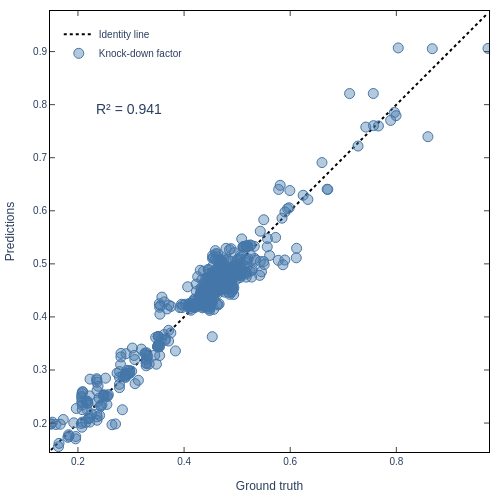

The cell this chart's notebook holds for it:
### Code cell
ground_truth = []
predictions = []
# Load the predictions and ground truth from the prediction files
try:
    prediction_set_directory
except NameError:
    prediction_set_directory = directories["prediction"] / "prediction_set_0"
for result_path in tqdm(
    Path(prediction_set_directory).glob("prediction_sample_*.pkl"),
    desc="Loading predictions",
):
    with open(result_path, "rb") as f:
        result = pickle.load(f)
        predictions.append(result["global_features_out"].detach().cpu().item())
        ground_truth.append(result["global_targets"].detach().cpu().item())


min_value = min(min(predictions), min(ground_truth))
max_value = max(max(predictions), max(ground_truth))

figure = go.Figure()

figure.add_scatter(
    x=[min_value, max_value],
    y=[min_value, max_value],
    mode="lines",
    line_width=2,
    line_color="black",
    line_dash="dot",
    name="Identity line",
)

figure.add_scatter(
    x=ground_truth,
    y=predictions,
    mode="markers",
    name="Knock-down factor",
    # opacity=0.5,
    marker_size=10,
    marker_color="rgba(69, 119, 170, 0.4)",
    marker_line_width=1,
    marker_line_color="rgba(69, 119, 170, 1)",
    hovertemplate="Ground truth: %{x:.4f}<br>Prediction: %{y:.4f}<extra></extra>",
)

figure.add_annotation(
    x=0.1,
    y=0.8,
    xref="paper",
    yref="paper",
    text=f"R² = {r2_score(ground_truth, predictions):.3f}",
    showarrow=False,
    font=dict(size=14),
)

figure.update_layout(
    **plotly_layout,
    xaxis_title="Ground truth",
    yaxis_title="Predictions",
    xaxis_range=[min_value, max_value],
    yaxis_range=[min_value, max_value],
    legend=dict(
        yanchor="top",
        y=0.98,
        xanchor="left",
        x=0.02,
        title_text=None,
        traceorder="normal",
    ),
    width=500,
    height=500,
)

figure.update_yaxes(
    scaleanchor="x",
    scaleratio=1,
)
figure.show(renderer=plotly_renderer)

### Figure 1 — Plotly figure (JSON) as saved in the notebook; plotly's stock layout.template omitted (floating-point values rounded to 4 significant figures; data arrays with more than 128 entries replaced by an {"elided": "..."} marker saying what was removed)
{"data": [{"line": {"color": "black", "dash": "dot", "width": 2}, "mode": "lines", "name": "Identity line", "type": "scatter", "x": [0.1492, 0.9727], "y": [0.1492, 0.9727]}, {"hovertemplate": "Ground truth: %{x:.4f}<br>Prediction: %{y:.4f}<extra></extra>", "marker": {"color": "rgba(69, 119, 170, 0.4)", "line": {"color": "rgba(69, 119, 170, 1)", "width": 1}, "size": 10}, "mode": "markers", "name": "Knock-down factor", "type": "scatter", "x": {"elided": "750 float values"}, "y": {"elided": "750 float values"}}], "layout": {"annotations": [{"font": {"size": 14}, "showarrow": false, "text": "R² = 0.941", "x": 0.1, "xref": "paper", "y": 0.8, "yref": "paper"}], "colorway": ["#4477aa", "#ef6f7f", "#288b39", "#288b39", "#aa3377", "#000000"], "font": {"family": "Arial", "size": 10}, "height": 500, "legend": {"traceorder": "normal", "x": 0.02, "xanchor": "left", "y": 0.98, "yanchor": "top"}, "margin": {"b": 40, "l": 40, "r": 10, "t": 10}, "width": 500, "xaxis": {"linecolor": "black", "mirror": "allticks", "range": [0.1492, 0.9727], "showgrid": false, "showline": true, "ticks": "inside", "title": {"text": "Ground truth"}, "zeroline": false}, "yaxis": {"automargin": true, "linecolor": "black", "mirror": "allticks", "range": [0.1492, 0.9727], "scaleanchor": "x", "scaleratio": 1, "showgrid": false, "showline": true, "ticks": "inside", "title": {"text": "Predictions"}, "zeroline": false}}}
